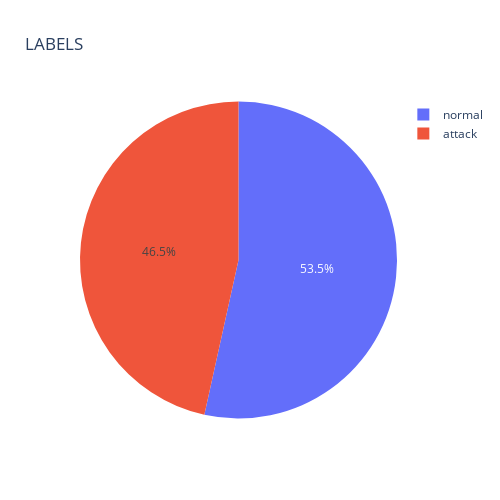

Write notebook code for a chart like this one.
### Code cell
PieChart = px.pie(d, values = d['labels'].value_counts(), names = d['labels'].unique(), title = 'LABELS', width = 500, height = 500)
PieChart.show()

### Figure 1 — Plotly figure (JSON) as saved in the notebook; plotly's stock layout.template omitted (floating-point values rounded to 4 significant figures)
{"data": [{"domain": {"x": [0, 1], "y": [0, 1]}, "hovertemplate": "label=%{label}<br>value=%{value}<extra></extra>", "labels": ["normal", "attack"], "legendgroup": "", "name": "", "showlegend": true, "type": "pie", "values": [67343, 58630]}], "layout": {"height": 500, "legend": {"tracegroupgap": 0}, "title": {"text": "LABELS"}, "width": 500}}
